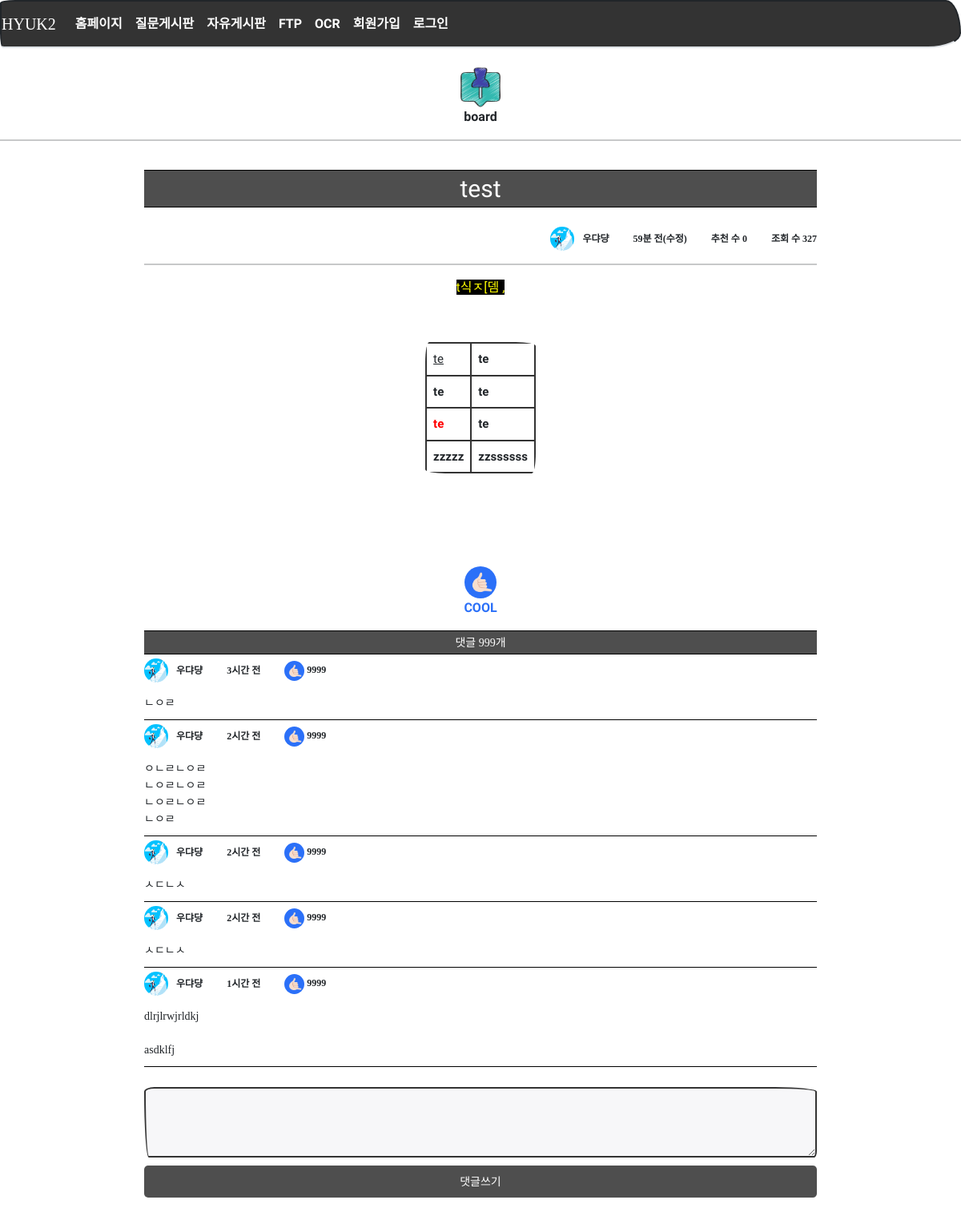
Page /board/detail/5/ on the committed database.
### models.py (models this page shows)
class Board(db.Model):
    id = db.Column(db.Integer, primary_key=True)
    subject = db.Column(db.String(200), nullable=False)
    content = db.Column(db.Text(), nullable=False)
    create_date = db.Column(db.DateTime(), nullable=False)
    user_id = db.Column(db.Integer, db.ForeignKey('user.id', ondelete='CASCADE'), nullable=False)
    user = db.relationship('User', backref=db.backref('board_set'))  # 나중에 자신이 작성한 글을 user.board_set 으로 참조할 수 있다.
    modify_date = db.Column(db.DateTime(), nullable=True)
    hits = db.Column(db.Integer, nullable=False, default='0')
    voter = db.relationship('User', secondary=board_voter, backref=db.backref('board_voter_set'))

class User(db.Model):
    id = db.Column(db.Integer, primary_key=True)    # id는 자동으로 증가하는 User 모델의 기본키
    username = db.Column(db.String(150), unique=True, nullable=False)  # 아이디
    password = db.Column(db.String(200), nullable=False)
    name = db.Column(db.String(150), nullable=False)  # 실명
    email = db.Column(db.String(120), unique=True, nullable=False)
    fir_joo = db.Column(db.String(6), nullable=False)  # 주민번호 앞자리
    sec_joo = db.Column(db.String(7), nullable=False)  # 주민번호 뒷자리
    tel = db.Column(db.String(50), nullable=False)  # 휴대폰 번호, 휴대폰인증이 있다면 unique=True 넣어야 됨

class Comment(db.Model):
    id = db.Column(db.Integer, primary_key=True)
    user_id = db.Column(db.Integer, db.ForeignKey('user.id', ondelete='CASCADE'), nullable=False)
    user = db.relationship('User', backref=db.backref('comment_set'))
    content = db.Column(db.Text(), nullable=False)
    create_date = db.Column(db.DateTime(), nullable=False)
    modify_date = db.Column(db.DateTime())
    board_id = db.Column(db.Integer, db.ForeignKey('board.id', ondelete='CASCADE'), nullable=True)
    board = db.relationship('Board', backref=db.backref('comment_set'))
    answer_id = db.Column(db.Integer, db.ForeignKey('answer.id', ondelete='CASCADE'), nullable=True)
    answer = db.relationship('Answer', backref=db.backref('comment_set'))
    voter = db.relationship('User', secondary=comment_voter, backref=db.backref('comment_voter_set'))

### views/board_views.py (the view)
@bp.route('/detail/<int:board_id>/')
def detail(board_id):
    form = BoardForm()
    board = Board.query.get_or_404(board_id)
    board.hits += 1
    db.session.add(board)
    db.session.commit()
    return render_template('board/board_detail.html', board=board, form=form)

### forms.py
class BoardForm(FlaskForm):
    subject = StringField('제목', validators=[DataRequired('제목을 입력하세용')])
    content = TextAreaField('내용', validators=[DataRequired('내용을 입력하세용')])

### filter.py (called while the page is built)
def format_datetime(value, fmt='%m월 %d일'):
    now = datetime.now()
    time = now - value
    if time < timedelta(minutes=1):
        return '방금 전'
    elif time < timedelta(hours=1):
        return str(int(time.seconds / 60)) + '분 전'
    elif time < timedelta(days=1):
        return str(int(time.seconds / 3600)) + '시간 전'
    elif time < timedelta(days=7):
        time = datetime.now().date() - value.date()
        return str(time.days) + '일 전'
    else:
        return value.strftime(fmt)

### views/login_views.py (called while the page is built)
@bp.before_app_request
def logged_in_user():
    user_id = session.get('user_id')
    if user_id is None:
        g.user = None
    else:
        g.user = User.query.get(user_id)

### templates/board/board_detail.html (shortened to what this page needs)
{% extends 'base.html' %}
{% block head %}
<link rel="stylesheet" href="{{ url_for('static', filename='css/board/board_detail.css') }}">
{% endblock %}
{% block content %}
<div class="top">
    <br>
    <img src="{{ url_for('static',filename='images/board.png') }}" class="basic_img"/>
    board
    <br>
<hr width="100%" color="black" />
</div>
<div class="board_body">
    <div class="board_subject">
        <span class="subject_font">{{ board.subject }}</span>
    </div>
    <br>
    <div class="board_pndh">
        <div class="board_pn">
            <img class="board_profile" src="{{url_for('static', filename='images/success.jpg')}}">
            <span class="board_name">{{ board.user.name }} </span>
        </div>
        {% if board.modify_date %}
            <span class="board_date">{{ board.modify_date|datetime }}(수정)</span>
        {% else %}
            <span class="board_date">{{ board.create_date|datetime }}</span>
        {% endif %}
        <span class="board_voter_length">추천 수 {{ board.voter|length }} </span>
        <span class="board_voter_length">조회 수 {{ board.hits }} </span>
    </div>
    <hr width="100%" color="black" />
    <span class="board_content">{% autoescape false %} {{ board.content }}{% endautoescape %}</span>
    <div class="board_voter">
        <a href="#" class="recommend" data-uri="{{ url_for('vote.board', board_id=board.id) }}">
            <img class="voter_img" src="{{ url_for('static',filename='images/cool.png') }}"/>
        </a>
        <p class="voter_text">COOL</p>
    </div>
    <span class="comment_head">댓글 999개</span>
    {% if board.comment_set|length > 0 %}
    {% for comment in board.comment_set %}
    <div class="comment_list">
        <div class="comment_pndr board_pndh">
            <div class="board_pn">
            <img class="board_profile" src="{{url_for('static', filename='images/success.jpg')}}">
            <span class="board_name">{{ comment.user.name }}</span>
            </div>
            {% if comment.modify_date %}
                <span class="board_date">{{ comment.modify_date|datetime }}(수정)</span>
            {% else %}
                <span class="board_date">{{ comment.create_date|datetime }}</span>
            {% endif %}
            <span class="board_voter_length">
                <img class="voter_img comment_img" src="{{ url_for('static',filename='images/cool.png') }}"/>
                    9999
            </span>
        </div>
        <div class="comment_body">
            <span class="comment_content">{{ comment.content }}</span>
        </div>
    </div>
    {% endfor %}
    {% endif %}
    <div class="comment_form">
        <form action="{{ url_for('comment.create_board', board_id=board.id) }}"
              method="post" id="comment_form">
            <textarea form="comment_form" {% if not g.user %}disabled{% endif %}
                  name="content" id="content" class="form-control" rows="3"></textarea>
        </form>
    </div>
    <input form="comment_form" type="submit" value="댓글쓰기" class="comment_btn">
</div>
<br><br>
{% endblock %}

### static/css/style.css (style rules this page uses)
.basic_img { display: block; width: 50px; margin-left: auto; margin-right: auto; }
.top { display: flex; flex-direction: column; justify-content: center; align-items: center; }
.table { background-color: white; border-collapse: collapse; }
table { font-size: 15px; font-weight: 700; }
a { text-decoration:none }

### static/css/board/board_detail.css (style rules this page uses)
.board_body { display: flex; flex-direction: column; align-items: center; margin: 0 15%; padding: 0; margin-top: 20px; }
.board_subject { width: 100%; display: flex; justify-content: center; border: 1px solid black; border-style: solid none; background-color: #4e4e4e; color: white; }
.subject_font { font-size: 30px; font-weight: normal; }
.board_pndh { width: 100%; display: flex; justify-content: end; align-items: center; }
.board_pndh span { font-family: 'NanumSquare'; sans-serif !important; font-size: 12px; font-weight: 600; }
.board_pn { display: flex; align-items: center; }
.board_profile { width: 30px; height: 30px; border-radius: 100%; border: 0; margin-left: auto; vertical-align: baseline; border-collapse: collapse; }
.board_name { margin-left: 10px; }
.board_date { margin-left: 30px; }
.board_voter_length { margin-left: 30px; cursor: pointer; }
.board_content { display: flex; justify-content: center; align-items: center; flex-direction: column; font-size: 16px; font-weight: 400; margin-bottom: 100px; }
.board_voter { display: flex; flex-direction: column; justify-content: center; align-items: center; }
.voter_img { width: 40px; height: 40px; border-radius: 100%; background-color: #2b70f8; }
.voter_text { color: #2b70f8; }
.comment_list { width: 100%; display: flex; flex-direction: column; justify-content: center; align-items: center; border: 1px solid black; border-style: none none solid none ; }
.comment_head { width: 100%; height: 30px; display: flex; justify-content: center; align-items: center; border: 1px solid black; border-style: solid none; cursor: pointer; font-family: 'NanumSquare'; sans-serif !important; font-size: 14px; font-weight: 300; background-color: #4e4e4e; color: white; }
.comment_pndr { width: 100%; display: flex; justify-content: start; align-items: center; margin: 5px 0px; }
.comment_img { width: 25px; height: 25px; cursor: pointer; }
.comment_body { width: 100%; display: flex; justify-content: start; margin: 10px; }
.comment_content { font-family: 'NanumSquare'; sans-serif !important; font-size: 14px; font-weight: 400; white-space: pre-line; }
.comment_form { display: flex; flex-direction: column; justify-content: center; width: 100%; margin-top: 25px; }
.comment_btn { display: flex; justify-content: center; width: 100%; height: 40px; border: none; border-radius: 5px; color: white; background-color: #4e4e4e; font-size: 14px; margin: 0px 3px; margin-top: 10px; }

### rows in the picture
Board: subject "test", modify_date "59분 전", hits "327", content "t식ㅈ[뎀 , te te te te te te zzzzz zzssssss"
User: user.name "우댜댱"
Comment: user.name "우댜댱", create_date "3시간 전", content "ㄴㅇㄹ"
Comment: user.name "우댜댱", create_date "2시간 전", content "ㅇㄴㄹㄴㅇㄹ ㄴㅇㄹㄴㅇㄹ ㄴㅇㄹㄴㅇㄹ ㄴㅇㄹ"
Comment: user.name "우댜댱", create_date "2시간 전", content "ㅅㄷㄴㅅ"
Comment: user.name "우댜댱", create_date "2시간 전", content "ㅅㄷㄴㅅ"
Comment: user.name "우댜댱", create_date "1시간 전", content "dlrjlrwjrldkj asdklfj"

### other values in the picture
{{ board.voter|length }} "0"
